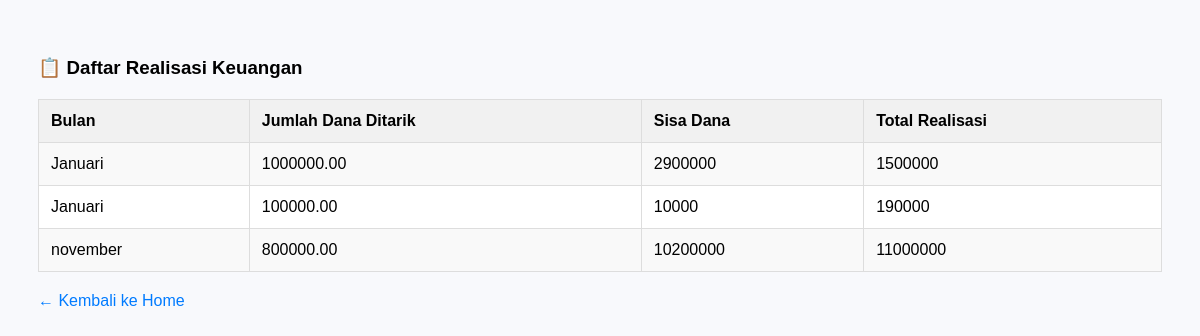
The page /lihat_realisasi_keuangan.php (signed in) on the database its author committed.
### tables this page shows
CREATE TABLE `realisasi_keuangan` (
  `id` int(11) NOT NULL,
  `bulan` varchar(50) DEFAULT NULL,
  `jumlah_dana_ditarik` decimal(15,2) NOT NULL,
  `sisa_dana` int(51) NOT NULL,
  `total_realisasi_perbulan` decimal(54,0) NOT NULL,
  `status_approve` varchar(20) DEFAULT 'pending'
);

### lihat_realisasi_keuangan.php (the view, shortened to what this page needs)
<?php
$printMode = basename($_SERVER['PHP_SELF']) === 'cetak_semua_laporan.php';
$koneksi = new mysqli("localhost", "root", "", "dinas_pertanian");
$query = "SELECT * FROM realisasi_keuangan";
$result = $koneksi->query($query);
?>
<!DOCTYPE html>
<html lang="id">
<head>
</head>
<body>
  <?php if (!$printMode): ?>
  <h3>📋 Daftar Realisasi Keuangan</h3>
<?php endif; ?>
  <table>
    <tr>
      <th>Bulan</th>
      <th>Jumlah Dana Ditarik</th>
      <th>Sisa Dana</th>
      <th>Total Realisasi</th>
    </tr>
    <?php while ($row = $result->fetch_assoc()) : ?>
      <tr>
        <td><?= htmlspecialchars($row['bulan']) ?></td>
        <td><?= htmlspecialchars($row['jumlah_dana_ditarik']) ?></td>
        <td><?= htmlspecialchars($row['sisa_dana']) ?></td>
        <td><?= htmlspecialchars($row['total_realisasi_perbulan']) ?></td>
      </tr>
    <?php endwhile; ?>
  </table>
  <?php if (!$printMode): ?>
  <a href="home_karyawan.php" class="back-link">← Kembali ke Home</a>
<?php endif; ?>
</body>
</html>

### lihat_realisasi_keuangan.php (style rules this page uses)
body { font-family: Arial, sans-serif; padding: 30px; background-color: #f8f9fc; }
table { width: 100%; border-collapse: collapse; margin-top: 20px; background-color: #fff; }
th, td { padding: 12px; border: 1px solid #ddd; text-align: left; }
th { background-color: #f1f1f1; font-weight: bold; }
tr:nth-child(even) { background-color: #f9f9f9; }
.back-link { margin-top: 20px; display: inline-block; text-decoration: none; color: #007bff; }

### rows shown on the page
realisasi_keuangan: bulan "Januari", jumlah_dana_ditarik "1000000.00", sisa_dana "2900000", total_realisasi_perbulan "1500000"
realisasi_keuangan: bulan "Januari", jumlah_dana_ditarik "100000.00", sisa_dana "10000", total_realisasi_perbulan "190000"
realisasi_keuangan: bulan "november", jumlah_dana_ditarik "800000.00", sisa_dana "10200000", total_realisasi_perbulan "11000000"
